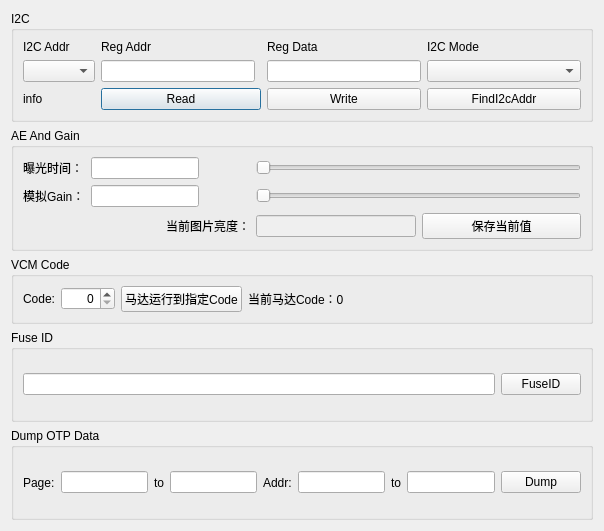
<?xml version="1.0" encoding="UTF-8"?>
<ui version="4.0">
 <class>I2cDebugDialog</class>
 <widget class="QDialog" name="I2cDebugDialog">
  <property name="geometry">
   <rect>
    <x>0</x>
    <y>0</y>
    <width>604</width>
    <height>531</height>
   </rect>
  </property>
  <property name="sizePolicy">
   <sizepolicy hsizetype="Fixed" vsizetype="Fixed">
    <horstretch>0</horstretch>
    <verstretch>0</verstretch>
   </sizepolicy>
  </property>
  <property name="windowTitle">
   <string>I2C Debug</string>
  </property>
  <layout class="QVBoxLayout" name="verticalLayout_5">
   <item>
    <widget class="QGroupBox" name="groupBox">
     <property name="sizePolicy">
      <sizepolicy hsizetype="Expanding" vsizetype="Fixed">
       <horstretch>0</horstretch>
       <verstretch>0</verstretch>
      </sizepolicy>
     </property>
     <property name="title">
      <string>I2C</string>
     </property>
     <layout class="QVBoxLayout" name="verticalLayout">
      <item>
       <layout class="QGridLayout" name="gridLayout">
        <item row="0" column="4">
         <widget class="QLabel" name="label_4">
          <property name="text">
           <string>I2C Mode</string>
          </property>
         </widget>
        </item>
        <item row="0" column="0">
         <widget class="QLabel" name="label">
          <property name="text">
           <string>I2C Addr</string>
          </property>
         </widget>
        </item>
        <item row="2" column="1" colspan="2">
         <widget class="QPushButton" name="pushButtonRead">
          <property name="sizePolicy">
           <sizepolicy hsizetype="Expanding" vsizetype="Fixed">
            <horstretch>0</horstretch>
            <verstretch>0</verstretch>
           </sizepolicy>
          </property>
          <property name="text">
           <string>Read</string>
          </property>
         </widget>
        </item>
        <item row="2" column="3">
         <widget class="QPushButton" name="pushButtonWrite">
          <property name="sizePolicy">
           <sizepolicy hsizetype="Expanding" vsizetype="Fixed">
            <horstretch>0</horstretch>
            <verstretch>0</verstretch>
           </sizepolicy>
          </property>
          <property name="text">
           <string>Write</string>
          </property>
         </widget>
        </item>
        <item row="1" column="3">
         <widget class="QLineEdit" name="lineEditRegData"/>
        </item>
        <item row="1" column="4">
         <widget class="QComboBox" name="comboBoxI2cMode">
          <property name="sizePolicy">
           <sizepolicy hsizetype="Expanding" vsizetype="Fixed">
            <horstretch>0</horstretch>
            <verstretch>0</verstretch>
           </sizepolicy>
          </property>
         </widget>
        </item>
        <item row="0" column="1" colspan="2">
         <widget class="QLabel" name="label_2">
          <property name="text">
           <string>Reg Addr</string>
          </property>
         </widget>
        </item>
        <item row="0" column="3">
         <widget class="QLabel" name="label_3">
          <property name="text">
           <string>Reg Data</string>
          </property>
         </widget>
        </item>
        <item row="1" column="1">
         <widget class="QLineEdit" name="lineEditRegAddr"/>
        </item>
        <item row="2" column="0">
         <widget class="QLabel" name="labelErrorInfo">
          <property name="text">
           <string>info</string>
          </property>
         </widget>
        </item>
        <item row="2" column="4">
         <widget class="QPushButton" name="pushButtonFindI2cAddr">
          <property name="sizePolicy">
           <sizepolicy hsizetype="Expanding" vsizetype="Fixed">
            <horstretch>0</horstretch>
            <verstretch>0</verstretch>
           </sizepolicy>
          </property>
          <property name="text">
           <string>FindI2cAddr</string>
          </property>
         </widget>
        </item>
        <item row="1" column="0">
         <widget class="QComboBox" name="comboBoxI2cAddr"/>
        </item>
       </layout>
      </item>
     </layout>
    </widget>
   </item>
   <item>
    <widget class="QGroupBox" name="groupBox_2">
     <property name="sizePolicy">
      <sizepolicy hsizetype="Expanding" vsizetype="Fixed">
       <horstretch>0</horstretch>
       <verstretch>0</verstretch>
      </sizepolicy>
     </property>
     <property name="title">
      <string>AE And Gain</string>
     </property>
     <layout class="QVBoxLayout" name="verticalLayout_2">
      <item>
       <layout class="QGridLayout" name="gridLayout_2">
        <item row="0" column="0">
         <widget class="QLabel" name="label_5">
          <property name="text">
           <string>曝光时间：</string>
          </property>
         </widget>
        </item>
        <item row="0" column="1">
         <widget class="QLineEdit" name="lineEditAEVal">
          <property name="sizePolicy">
           <sizepolicy hsizetype="Fixed" vsizetype="Fixed">
            <horstretch>0</horstretch>
            <verstretch>0</verstretch>
           </sizepolicy>
          </property>
         </widget>
        </item>
        <item row="1" column="0">
         <widget class="QLabel" name="label_7">
          <property name="text">
           <string>模拟Gain：</string>
          </property>
         </widget>
        </item>
        <item row="1" column="1">
         <widget class="QLineEdit" name="lineEditGainVal">
          <property name="sizePolicy">
           <sizepolicy hsizetype="Fixed" vsizetype="Fixed">
            <horstretch>0</horstretch>
            <verstretch>0</verstretch>
           </sizepolicy>
          </property>
         </widget>
        </item>
        <item row="2" column="1">
         <widget class="QLabel" name="label_11">
          <property name="sizePolicy">
           <sizepolicy hsizetype="Expanding" vsizetype="Preferred">
            <horstretch>0</horstretch>
            <verstretch>0</verstretch>
           </sizepolicy>
          </property>
          <property name="text">
           <string>当前图片亮度：</string>
          </property>
          <property name="textFormat">
           <enum>Qt::AutoText</enum>
          </property>
          <property name="alignment">
           <set>Qt::AlignRight|Qt::AlignTrailing|Qt::AlignVCenter</set>
          </property>
         </widget>
        </item>
        <item row="2" column="2">
         <widget class="QLineEdit" name="lineEditBrigth">
          <property name="enabled">
           <bool>false</bool>
          </property>
          <property name="sizePolicy">
           <sizepolicy hsizetype="Expanding" vsizetype="Fixed">
            <horstretch>0</horstretch>
            <verstretch>0</verstretch>
           </sizepolicy>
          </property>
         </widget>
        </item>
        <item row="2" column="3">
         <widget class="QPushButton" name="pushButtonSaveAEAndGain">
          <property name="sizePolicy">
           <sizepolicy hsizetype="Expanding" vsizetype="Fixed">
            <horstretch>0</horstretch>
            <verstretch>0</verstretch>
           </sizepolicy>
          </property>
          <property name="text">
           <string>保存当前值</string>
          </property>
         </widget>
        </item>
        <item row="0" column="2" colspan="2">
         <widget class="QSlider" name="horizontalSliderAE">
          <property name="maximum">
           <number>65535</number>
          </property>
          <property name="orientation">
           <enum>Qt::Horizontal</enum>
          </property>
         </widget>
        </item>
        <item row="1" column="2" colspan="2">
         <widget class="QSlider" name="horizontalSliderGain">
          <property name="maximum">
           <number>65535</number>
          </property>
          <property name="singleStep">
           <number>1</number>
          </property>
          <property name="orientation">
           <enum>Qt::Horizontal</enum>
          </property>
         </widget>
        </item>
       </layout>
      </item>
     </layout>
    </widget>
   </item>
   <item>
    <widget class="QGroupBox" name="groupBox_3">
     <property name="sizePolicy">
      <sizepolicy hsizetype="Expanding" vsizetype="Fixed">
       <horstretch>0</horstretch>
       <verstretch>0</verstretch>
      </sizepolicy>
     </property>
     <property name="title">
      <string>VCM Code</string>
     </property>
     <layout class="QVBoxLayout" name="verticalLayout_3">
      <item>
       <layout class="QHBoxLayout" name="horizontalLayout_2">
        <item>
         <widget class="QLabel" name="label_12">
          <property name="text">
           <string>Code:</string>
          </property>
         </widget>
        </item>
        <item>
         <widget class="QSpinBox" name="spinBoxVcmCode">
          <property name="sizePolicy">
           <sizepolicy hsizetype="Fixed" vsizetype="Fixed">
            <horstretch>0</horstretch>
            <verstretch>0</verstretch>
           </sizepolicy>
          </property>
          <property name="alignment">
           <set>Qt::AlignRight|Qt::AlignTrailing|Qt::AlignVCenter</set>
          </property>
          <property name="maximum">
           <number>1023</number>
          </property>
          <property name="singleStep">
           <number>10</number>
          </property>
          <property name="displayIntegerBase">
           <number>10</number>
          </property>
         </widget>
        </item>
        <item>
         <widget class="QPushButton" name="pushButtonSetCode">
          <property name="text">
           <string>马达运行到指定Code</string>
          </property>
         </widget>
        </item>
        <item>
         <widget class="QLabel" name="labelCurrentCode">
          <property name="sizePolicy">
           <sizepolicy hsizetype="Expanding" vsizetype="Preferred">
            <horstretch>0</horstretch>
            <verstretch>0</verstretch>
           </sizepolicy>
          </property>
          <property name="text">
           <string>当前马达Code：0</string>
          </property>
         </widget>
        </item>
       </layout>
      </item>
     </layout>
    </widget>
   </item>
   <item>
    <widget class="QGroupBox" name="groupBox_4">
     <property name="title">
      <string>Fuse ID</string>
     </property>
     <layout class="QVBoxLayout" name="verticalLayout_4">
      <item>
       <layout class="QHBoxLayout" name="horizontalLayout">
        <item>
         <widget class="QLineEdit" name="lineEditFuseID">
          <property name="readOnly">
           <bool>true</bool>
          </property>
         </widget>
        </item>
        <item>
         <widget class="QPushButton" name="pushButtonGetFuseID">
          <property name="text">
           <string>FuseID</string>
          </property>
         </widget>
        </item>
       </layout>
      </item>
     </layout>
    </widget>
   </item>
   <item>
    <widget class="QGroupBox" name="groupBox_5">
     <property name="title">
      <string>Dump OTP Data</string>
     </property>
     <layout class="QHBoxLayout" name="horizontalLayout_7">
      <item>
       <layout class="QHBoxLayout" name="horizontalLayout_5">
        <item>
         <widget class="QLabel" name="label_9">
          <property name="text">
           <string>Page:</string>
          </property>
         </widget>
        </item>
        <item>
         <layout class="QHBoxLayout" name="horizontalLayout_6">
          <item>
           <widget class="QLineEdit" name="lineEditStartPage"/>
          </item>
          <item>
           <widget class="QLabel" name="label_10">
            <property name="text">
             <string>to</string>
            </property>
           </widget>
          </item>
          <item>
           <widget class="QLineEdit" name="lineEditEndPage"/>
          </item>
         </layout>
        </item>
       </layout>
      </item>
      <item>
       <layout class="QHBoxLayout" name="horizontalLayout_4">
        <item>
         <widget class="QLabel" name="label_6">
          <property name="text">
           <string>Addr:</string>
          </property>
         </widget>
        </item>
        <item>
         <layout class="QHBoxLayout" name="horizontalLayout_3">
          <item>
           <widget class="QLineEdit" name="lineEditStartAddr"/>
          </item>
          <item>
           <widget class="QLabel" name="label_8">
            <property name="text">
             <string>to</string>
            </property>
           </widget>
          </item>
          <item>
           <widget class="QLineEdit" name="lineEditEndAddr"/>
          </item>
         </layout>
        </item>
       </layout>
      </item>
      <item>
       <widget class="QPushButton" name="pushButtonDump">
        <property name="text">
         <string>Dump</string>
        </property>
       </widget>
      </item>
     </layout>
    </widget>
   </item>
  </layout>
 </widget>
 <resources/>
 <connections/>
</ui>
